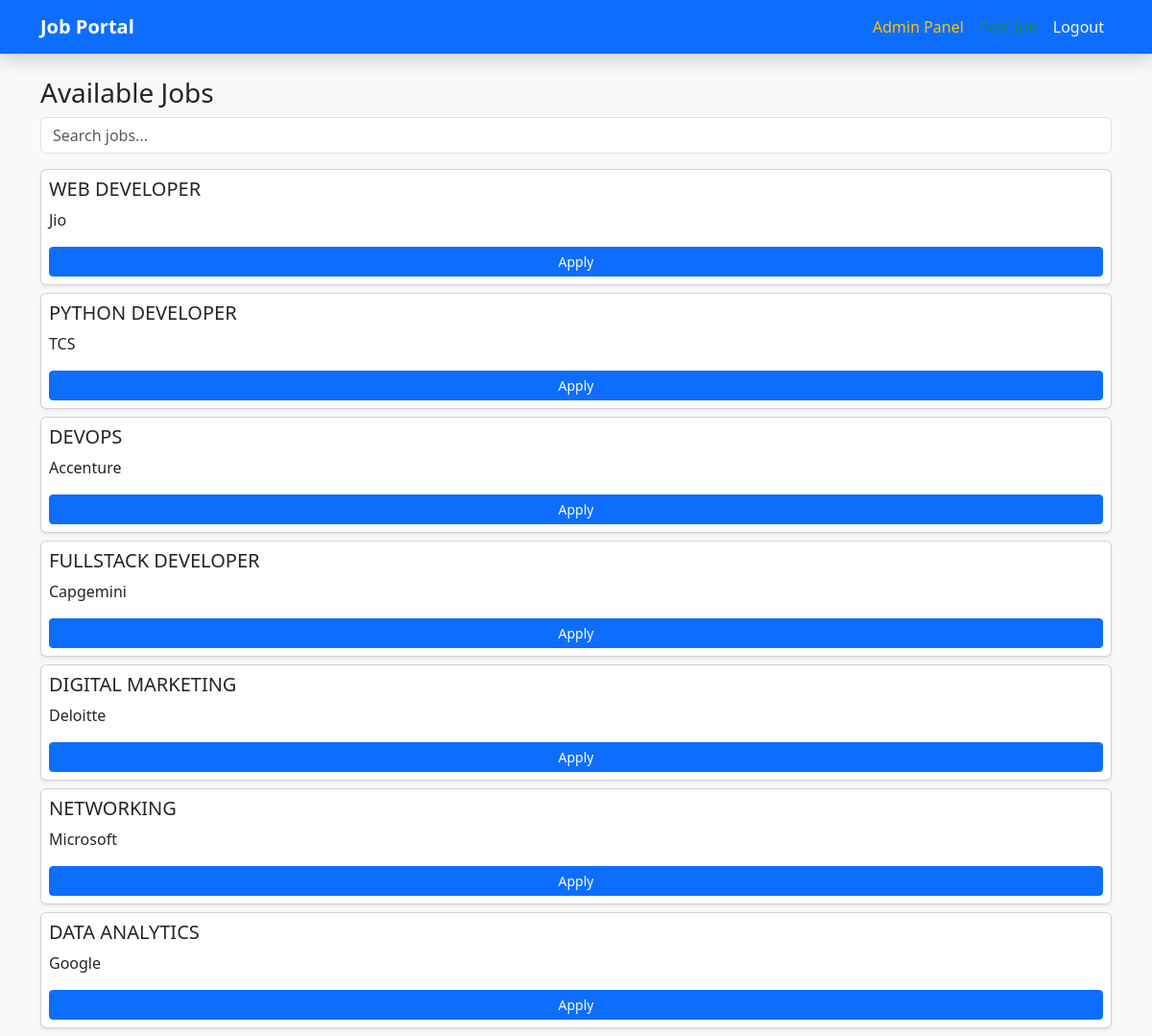
The app's page /jobs (signed in) with its own data.
### tables this page shows
CREATE TABLE jobs(
        id INTEGER PRIMARY KEY,
        title TEXT,
        company TEXT
    );

### app.py (the view)
    def wrapper(*args, **kwargs):
        if 'user' not in session:
            flash("Please login first!", "warning")
            return redirect("/login")
        return f(*args, **kwargs)

### app.py (called while the page is built)
def get_db():
    return sqlite3.connect("database.db")

def login_required(f):
    def wrapper(*args, **kwargs):
        if 'user' not in session:
            flash("Please login first!", "warning")
            return redirect("/login")
        return f(*args, **kwargs)
    wrapper.__name__ = f.__name__
    return wrapper

@app.route("/jobs")
@login_required
def jobs():
    search = request.args.get("search")
    db = get_db()
    if search:
        jobs = db.execute("SELECT * FROM jobs WHERE title LIKE ?", ('%'+search+'%',)).fetchall()
    else:
        jobs = db.execute("SELECT * FROM jobs").fetchall()
    db.close()
    return render_template("index.html", jobs=jobs)

### templates/index.html
{% extends "base.html" %}
{% block content %}
<h3>Available Jobs</h3>
<form method="get" class="mb-3">
  <input type="text" name="search" class="form-control" placeholder="Search jobs...">
</form>
{% for job in jobs %}
<div class="card shadow-sm mb-2 p-2">
  <h5>{{ job[1] }}</h5>
  <p>{{ job[2] }}</p>
  <a href="/apply/{{ job[0] }}" class="btn btn-primary btn-sm">Apply</a>
</div>
{% else %}
<p class="text-muted">No jobs found.</p>
{% endfor %}
{% endblock %}

### templates/base.html (shortened to what this page needs)
<!DOCTYPE html>
<html>
<head>
    <link href="https://cdn.jsdelivr.net/npm/bootstrap@5.3.2/dist/css/bootstrap.min.css" rel="stylesheet">
</head>
<body class="bg-light">
<nav class="navbar navbar-expand-lg navbar-dark bg-primary shadow">
  <div class="container">
    <a class="navbar-brand fw-bold" href="#">Job Portal</a>
    <div id="nav" class="collapse navbar-collapse justify-content-end">
      <div class="navbar-nav">
        {% if session.get('user') %}
          {% if session.get('is_admin') == 1 %}
            <a href="/admin" class="nav-link text-warning">Admin Panel</a>
            <a href="/post_job" class="nav-link text-success">Post Job</a>
            <a href="/logout" class="nav-link text-light">Logout</a>
          {% else %}
            <a href="/dashboard" class="nav-link text-white">Dashboard</a>
            <a href="/jobs" class="nav-link text-white">Available Jobs</a>
            <a href="/logout" class="nav-link text-light">Logout</a>
          {% endif %}
        {% else %}
          <a href="/login" class="nav-link text-white">Login</a>
          <a href="/register" class="nav-link text-white">Register</a>
        {% endif %}
      </div>
    </div>
  </div>
</nav>
<div class="container mt-4">
  {% block content %}{% endblock %}
</div>
</body>
</html>

### records on screen
jobs: title "WEB DEVELOPER", company "Jio"
jobs: title "PYTHON DEVELOPER", company "TCS"
jobs: title "DEVOPS", company "Accenture"
jobs: title "FULLSTACK DEVELOPER", company "Capgemini"
jobs: title "DIGITAL MARKETING", company "Deloitte"
jobs: title "NETWORKING", company "Microsoft"
jobs: title "DATA ANALYTICS", company "Google"
